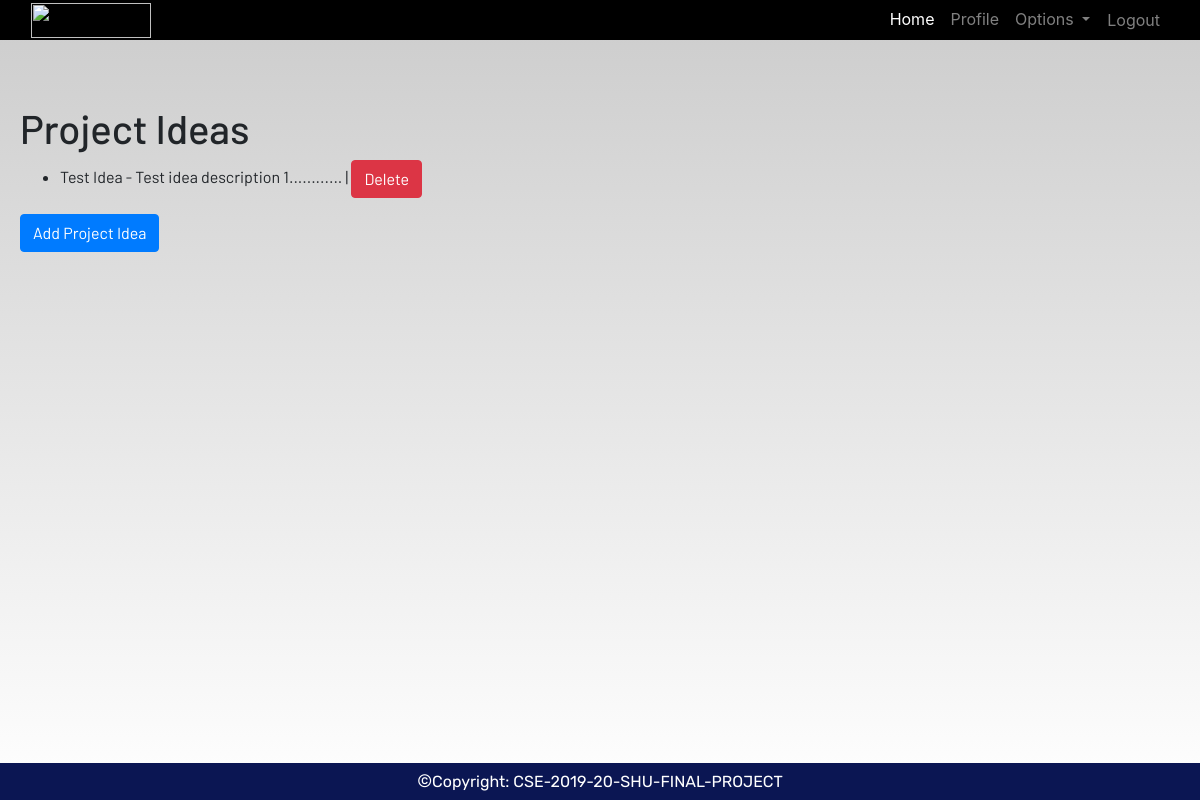
/project_ideas/ (signed in), run on the app's committed database.
### dashboard/models.py (models this page shows, shortened)
class ProjectIdea(models.Model):
    title = models.CharField(max_length=255)
    description = models.TextField()

### dashboard/views.py (the view)
# urls.py: path('project_ideas/', views.project_ideas_list, name='project_ideas_list'),
@login_required
def project_ideas_list(request):
    project_ideas = ProjectIdea.objects.all()
    return render(request, 'dashboard/project_ideas_list.html', {'project_ideas': project_ideas})

### dashboard/templates/dashboard/project_ideas_list.html
{% extends 'dashboard/base.html' %}
{% block content %}
<h1>Project Ideas</h1>
<ul>
    {% for idea in project_ideas %}
    <li>{{ idea.title }} - {{ idea.description }} | <a href="{% url 'delete_project_idea' idea.pk %}" class="btn btn-danger">Delete</a></li>
    {% empty %}
    <li>No project ideas found.</li>
    {% endfor %}
</ul>
<a href="{% url 'add_project_idea' %}" class="btn btn-primary">Add Project Idea</a>
{% endblock %}

### static/css/main.css (style rules this page uses)
html { scroll-behavior: smooth; height: 100%; width: 100%; }
a { text-decoration: none !important; color: black; }
html, body { max-width: 100%; overflow-x: hidden; height: 100%; width: 100%; }
body { background: linear-gradient(rgba(0, 0, 0, 0.2), rgba(255, 255, 255, 0.5)); overflow-x: hidden; background-repeat: no-repeat; }

### data on the page
ProjectIdea: title "Test Idea", description "Test idea description 1............"
